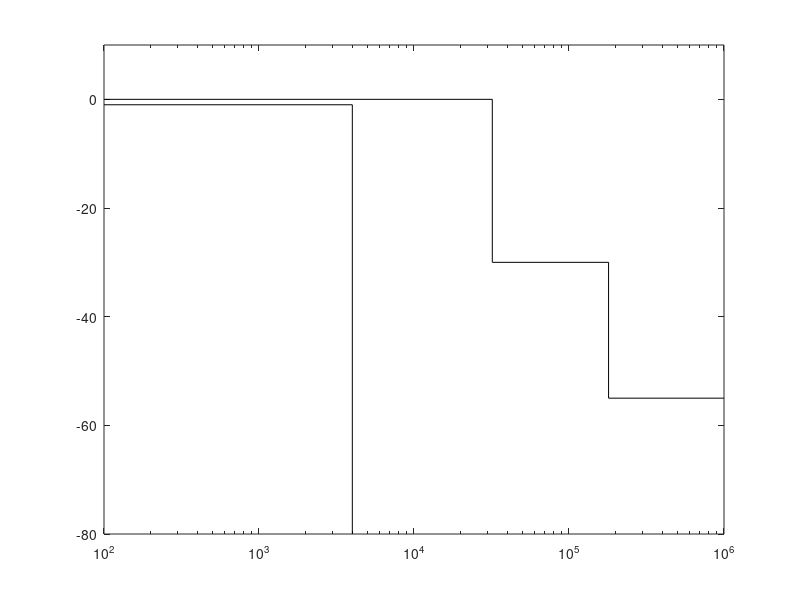

Write the MATLAB code that produced this figure.

figure

semilogx( [100,32e3], [0, 0], 'k');
hold on
plot( [100,4e3], [-1, -1], 'k');
plot( [32e3,180e3], [-30, -30], 'k');
plot( [180e3,1e6], [-55, -55], 'k');

plot( [4e3,4e3], [-1, -80], 'k');
plot( [32e3,32e3], [0, -30], 'k');
plot( [180e3,180e3], [-30, -55], 'k');
xlim([1e2,1e6])
ylim([-80,10])